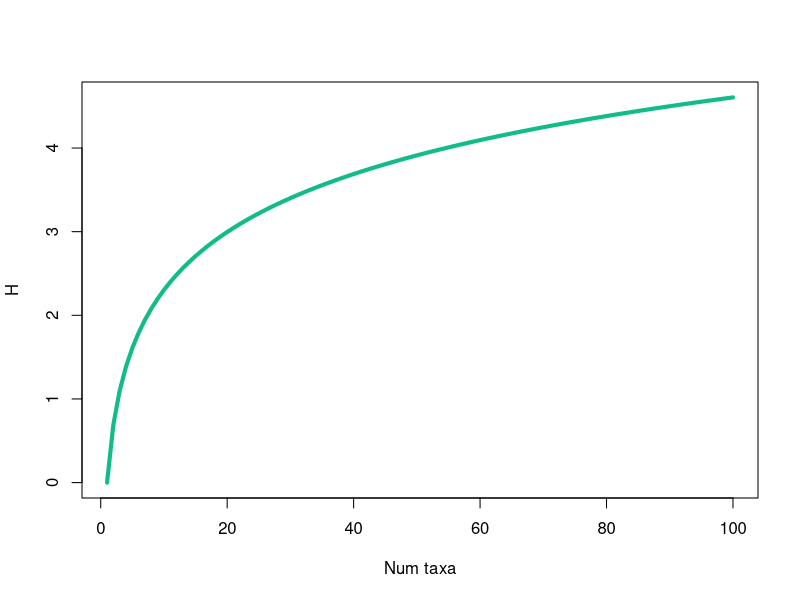
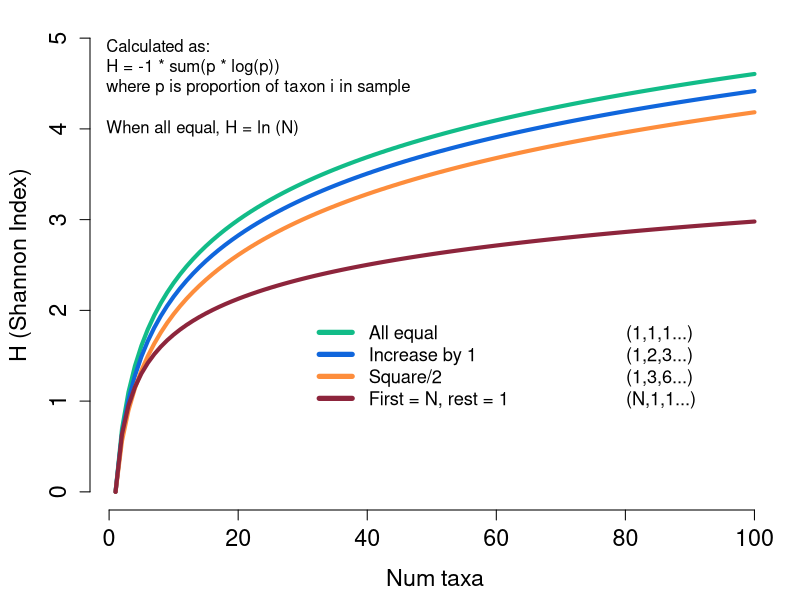
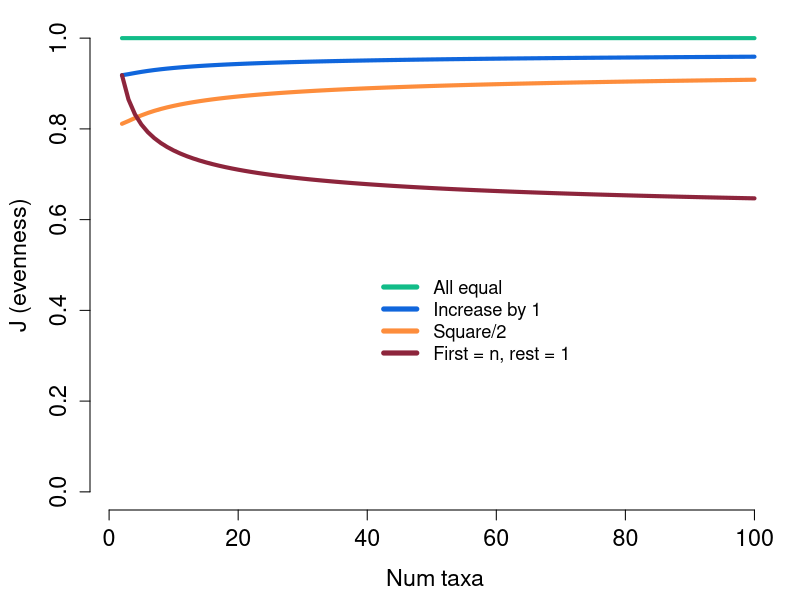

Generate these figures, in order, with R:
# calculations for diversity index

# SET THIS
nmax = 100


# all even, as 1, 1, 1...
HvalsR = c()
for (n in seq(1,nmax,1)){
  counts = rep(1,n)
  s = sum(counts)
  p = counts/ s
  H = -1 * sum(p * log(p))
  HvalsR = c(HvalsR,H)
}
plot(seq(1,nmax,1), HvalsR, ylab="H", xlab="Num taxa", type='l', col="#12bc88", lwd=4)
# HvalsR[seq(1,10000,100)]
# [1]  4.605170  9.220291  9.908475 10.312280 10.599132 10.821776 11.003765 11.157678 11.291031 11.408675
# [11] 11.513925 11.609144 11.696080 11.776059 11.850112 11.919057 11.983554 12.044142 12.101268 12.155306
# [21] 12.206573 12.255339 12.301837 12.346269 12.388811 12.429616 12.468821 12.506548 12.542902 12.577981
# [31] 12.611871 12.644650 12.676389 12.707151 12.736995 12.765974 12.794137 12.821529 12.848190 12.874158
# [41] 12.899470 12.924156 12.948248 12.971773 12.994757 13.017225 13.039199 13.060701 13.081750 13.102365
# [51] 13.122563 13.142362 13.161776 13.180821 13.199510 13.217855 13.235871 13.253567 13.270956 13.288047
# [61] 13.304852 13.321378 13.337636 13.353634 13.369380 13.384881 13.400147 13.415182 13.429995 13.444592
# [71] 13.458978 13.473161 13.487145 13.500937 13.514541 13.527962 13.541205 13.554276 13.567177 13.579915
# [81] 13.592492 13.604913 13.617182 13.629301 13.641276 13.653109 13.664804 13.676363 13.687791 13.699089
# [91] 13.710261 13.721310 13.732238 13.743047 13.753742 13.764323 13.774793 13.785154 13.795410 13.805561
# max(HvalsR)
# #[1] 13.81551

# sequential, as 1, 2, 3, 4...
HvalsC = c()
for (n in 1:nmax){
  counts = seq(1,n,1)
  s = sum(counts)
  p = counts/ s
  H = -1 * sum(p * log(p))
  HvalsC = c(HvalsC,H)
}

# increase as cumulative sum, so 1, 3, 6, 10, 15...
HvalsE = c()
for (n in 1:nmax){
  counts = cumsum(seq(1,n,1))
  s = sum(counts)
  p = counts/ s
  H = -1 * sum(p * log(p))
  HvalsE = c(HvalsE,H)
}

# first equals n , rest equal 1
HvalsD = c()
for (n in 1:nmax){
  counts = c(n, rep(1, n-1))
  s = sum(counts)
  p = counts/ s
  H = -1 * sum(p * log(p))
  HvalsD = c(HvalsD,H)
}

#plot(1:10000, counts)
pdf(file="~/git/misc-analyses/eco_diversity/images/shannon_diversity_model_v2.pdf", width=6, height=5)
par(mar=c(4.5,4.5,1,1))
plot(1:nmax, HvalsR, ylab="H (Shannon Index)", xlab="Num taxa", type='l', 
     cex.axis=1.4, cex.lab=1.4, frame.plot = FALSE, ylim=c(0,5),
     col="#12bc88", lwd=4)
lines(1:nmax, HvalsC, type='l', col="#1066dc", lwd=4)
lines(1:nmax, HvalsE, type='l', col="#fd8d3c", lwd=4)
lines(1:nmax, HvalsD, type='l', col="#8d253c", lwd=4)
legend(30,2,legend=c("All equal", "Increase by 1", "Square/2", "First = N, rest = 1"), lwd=5, cex=1.1,
       col=c("#12bc88","#1066dc","#fd8d3c","#8d253c"), bty='n' )
legend(75,2,legend=c("(1,1,1...)", "(1,2,3...)", "(1,3,6...)", "(N,1,1...)"), cex=1.1, bty='n')
text(-2,4.6,"Calculated as:\nH = -1 * sum(p * log(p))\nwhere p is proportion of taxon i in sample", pos=4)
text(-2,4.0,"When all equal, H = ln (N)", pos=4)
dev.off()

# make PDF of evenness
pdf(file="~/git/misc-analyses/eco_diversity/images/evenness_model_v1.pdf", width=6, height=5)
par(mar=c(4.5,4.5,1,1))
plot(1:nmax, HvalsC/HvalsR, ylab="J (evenness)", xlab="Num taxa", type='l', 
     cex.axis=1.4, cex.lab=1.4, frame.plot = FALSE, ylim=c(0,1),
     col="#1066dc", lwd=4)
lines(1:nmax, HvalsE/HvalsR, type='l', col="#fd8d3c", lwd=4)
lines(1:nmax, HvalsD/HvalsR, type='l', col="#8d253c", lwd=4)
lines(1:nmax, HvalsR/HvalsR, type='l', col="#12bc88", lwd=4)
legend(40,0.5,legend=c("All equal","Increase by 1", "Square/2", "First = n, rest = 1"), lwd=5, cex=1.1,
       col=c("#12bc88", "#1066dc", "#fd8d3c", "#8d253c"), bty='n' )
dev.off()


#